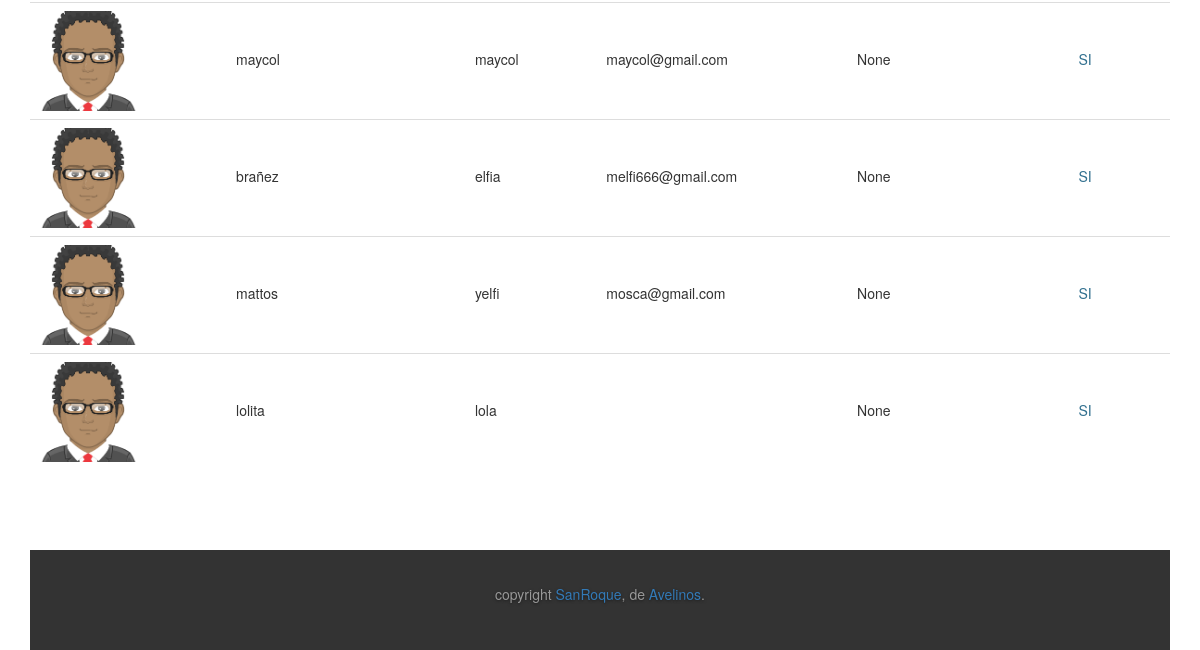
Page /socios/ (lower part) on the earlier database version.
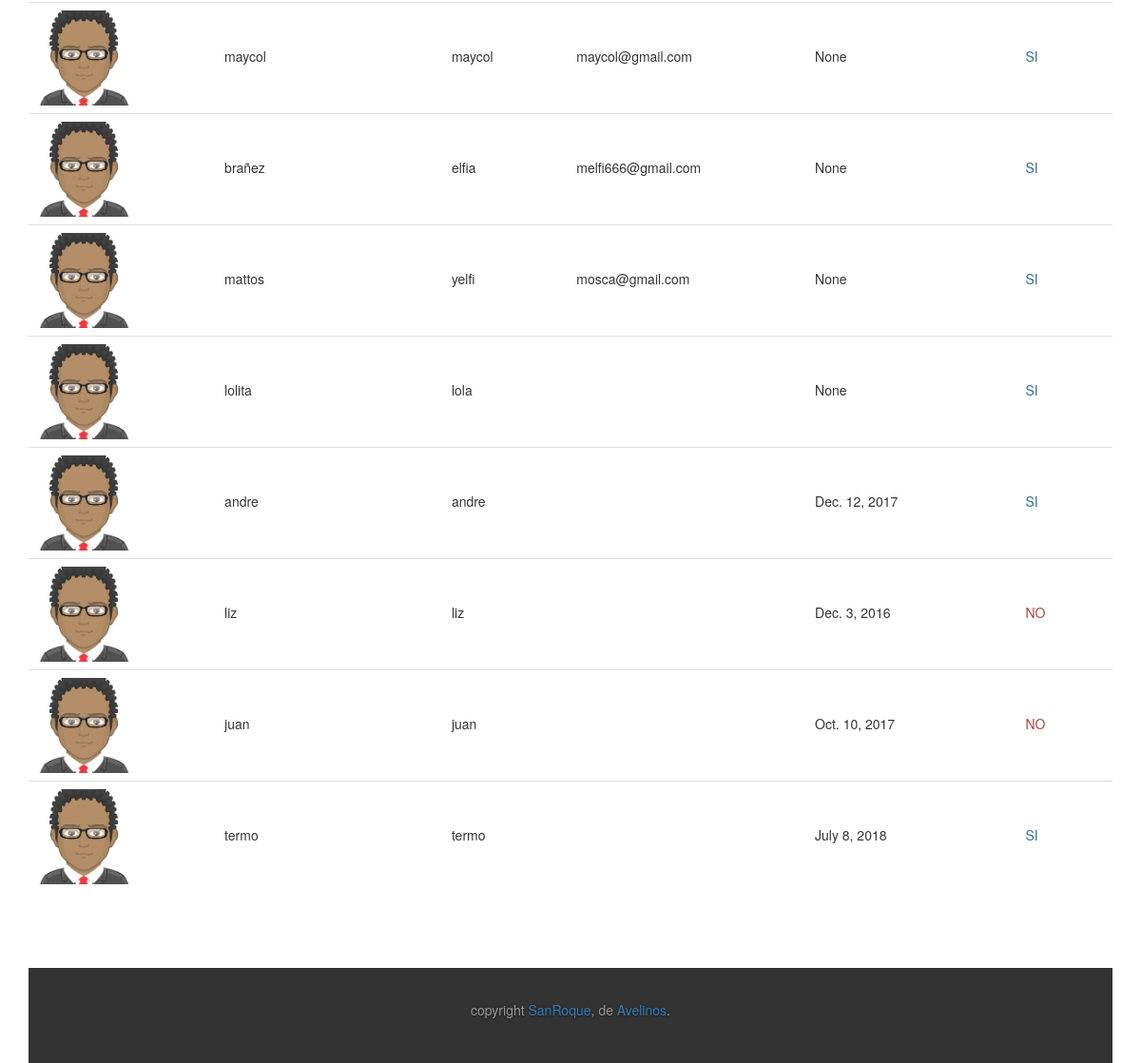
Same page on the later database version.
### backend/models.py (models this page shows)
class Socio(User):
    resumen = models.TextField(blank=True, null=True)
    direccion = models.CharField(max_length=128,blank=True, null=True)
    dni = models.CharField(max_length=8, unique=True)
    fecha_nacimiento = models.DateField(blank=True, null=True)
    ocupacion = models.CharField(max_length=64,blank=True, null=True)
    residencia = models.CharField(max_length=128,blank=True, null=True)
    picture = models.ImageField(upload_to="Socios/",
                                default='default/avatar.png',blank=True, null=True)
    categoria = models.ForeignKey(Categoria,blank=True, null=True)
    video = models.FileField(upload_to="VideoSocio",blank=True, null=True)
    orden_parada = models.DateField(blank=True, null=True)
    create_at = models.DateTimeField(auto_now_add=True)
    update_at = models.DateTimeField(auto_now=True)
    def __str__(self):
        return '{0}'.format(self.dni)

### frontend/views.py (the view)
# urls.py: url(r'^socios/$','socios',name='socios'),
def socios(request):
    usuarios = Socio.objects.all()
    print usuarios
    cntxt={
        'usuarios':usuarios,
    }
    return render(request,'frontend/socios.html',cntxt)

### legion/templates/frontend/socios.html (shortened to what this page needs)
{% extends 'frontend/base.html' %}
{% load staticfiles %}
{% block contenido %}
  <div class="row">
    <div class="reportes-generales tabla-responsive col-lg-12">
      <table class="table table-hover">
        {% for item in usuarios %}
        <tr id="info-socios">
            <td>
                <img id="image_socios" src="{{MEDIA_URL}}{{item.socio.picture}}" />
            </td>
            <td class="texto-center">{{ item.last_name }}</td>
            <td class="texto-center">{{ item.first_name }}</td>
            <td class="texto-center">{{ item.email }}</td>
            <td class="texto-center">{{ item.orden_parada }}</td>
            <td class="texto-center">
                {% if item.is_active %}
                <p class="text-info">SI</p>
                {% else %}
                <p class="text-danger">NO</p>
                {% endif %}
            </td>
        </tr>
        {% endfor %}
    </table>
    </div>
  </div>
  <br/><br/><br/>
{% endblock contenido %}

### legion/templates/frontend/base.html (shortened to what this page needs)
{% load staticfiles %}
<!DOCTYPE html>
<html lang="en">
  <head>
    <link href="{% static 'css/style.css' %}" rel="stylesheet" />
    <link href="{% static 'bootstrap/css/bootstrap.css' %}" rel="stylesheet" />
    <link href="{% static 'bootstrap/css/carousel.css' %}" rel="stylesheet" />
    <link href="{% static 'bootstrap/css/navbar.css' %}" rel="stylesheet" />
    <link href="{% static 'plugins/fancybox/jquery.fancybox.css' %}" rel="stylesheet" />
  </head>
  <body class="">
    <div class="container marketing">
      {% block contenido %}
      {% endblock contenido %}
      <footer>
         <div class="mastfoot">
            <div class="inner">
              <p>copyright <a href="">SanRoque</a>, de <a href="">Avelinos</a>.</p>
            </div>
          </div>
      </footer>
    </div>
  </body>
</html>

### legion/static/css/style.css (style rules this page uses)
#image_socios { width: 100px; height: 100px; }
#info-socios .texto-center { padding-top: 4%; }

Differences in the rows shown:
added Socio: socio.picture (placeholder picture), last_name "andre", first_name "andre", orden_parada "Dec. 12, 2017", shows "SI"
added Socio: socio.picture (placeholder picture), last_name "liz", first_name "liz", orden_parada "Dec. 3, 2016", shows "NO"
added Socio: socio.picture (placeholder picture), last_name "juan", first_name "juan", orden_parada "Oct. 10, 2017", shows "NO"
added Socio: socio.picture (placeholder picture), last_name "termo", first_name "termo", orden_parada "July 8, 2018", shows "SI"
